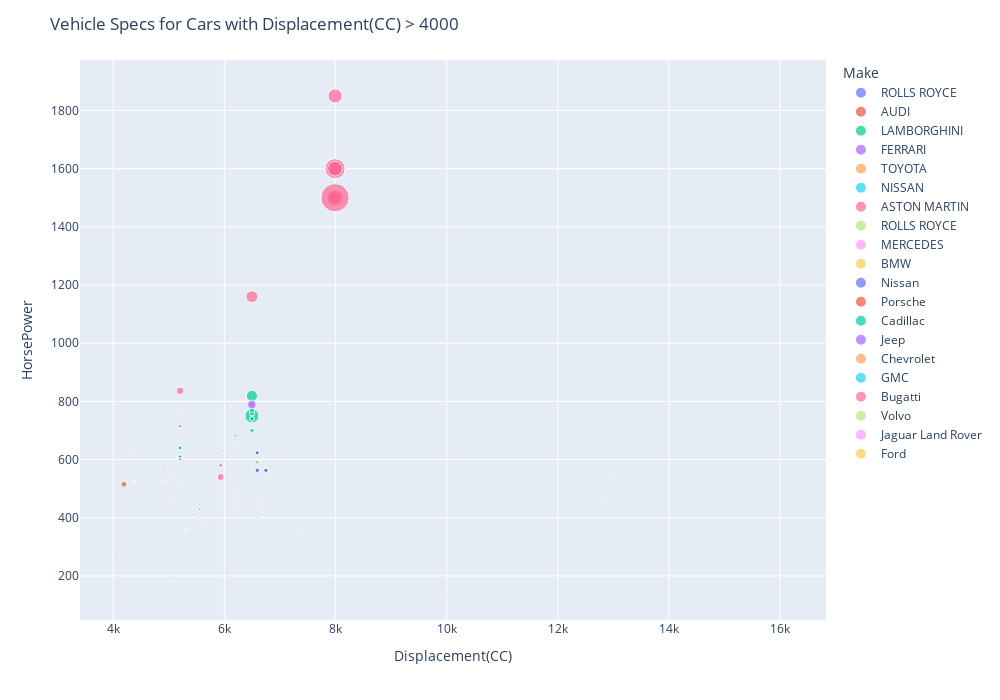

The notebook cell this image was saved under:
### Markdown cell above
#### Vehicle Specs for Cars with Displacement(CC) above 4000 CC

### Code cell
df_4000=df[df["Displacement(CC)"]>4000]
fig=px.scatter(data_frame=df_4000
               ,x="Displacement(CC)",y="HorsePower",color="Make",
               size="Price(in USD)",hover_data=["Model","Fuel Types"])
fig.update_layout(title="Vehicle Specs for Cars with Displacement(CC) > 4000",
                   height=700,width=1000)

fig.show()

### Figure 1 — Plotly figure (JSON) as saved in the notebook; plotly's stock layout.template omitted (floating-point values rounded to 4 significant figures)
{"data": [{"customdata": [["PHANTOM", "Petrol"], ["WRAITH", "Petrol"], ["DAWN", "Petrol"], ["CULLINAN", "Petrol"], ["PHANTOM EXTENDED", "Petrol"], ["GHOST EXTENDED", "Petrol"], ["WRAITH BLACK BADGE", "Petrol"], ["DAWN BLACK BADGE", "Petrol"], ["CULLINAN BLACK BADGE", "Petrol"], ["PHANTOM COUPE", "Petrol"], ["GHOST COUPE", "Petrol"], ["WRAITH COUPE", "Petrol"], ["DAWN CONVERTIBLE", "Petrol"], ["CULLINAN SUV", "Petrol"], ["DAWN BLACK BADGE VOLANTE", "Petrol"], ["CULLINAN BLACK BADGE SUV", "Petrol"], ["PHATOM TRANQUILITY", "Petrol"], ["GHOST ZENITH", "Petrol"], ["WRAITH EAGLE VIII", "Petrol"], ["PHATOM ORCHID", "Petrol"], ["GHOST AZURE", "Petrol"], ["WRAITH KRYPTOS", "Petrol"], ["DAWN SILVER BULLET", "Petrol"], ["CULLINAN FUX ORANGE", "Petrol"], ["PHANTOM CELESTIAL", "Petrol"], ["GHOST MYSORE", "Petrol"], ["WRAITH LUMINARY", "Petrol"], ["DAWN BLACK BADGE ADAMAS", "Petrol"], ["CULLINAN RED DIAMOND", "Petrol"]], "hovertemplate": "Make=ROLLS ROYCE<br>Displacement(CC)=%{x}<br>HorsePower=%{y}<br>Price(in USD)=%{marker.size}<br>Model=%{customdata[0]}<br>Fuel Types=%{customdata[1]}<extra></extra>", "legendgroup": "ROLLS ROYCE", "marker": {"color": "#636efa", "size": [460000.0, 330000.0, 360000.0, 325000.0, 500000.0, 370000.0, 360000.0, 390000.0, 350000.0, 450000.0, 340000.0, 330000.0, 380000.0, 320000.0, 398000.0, 381000.0, 475000.0, 335000.0, 349000.0, 495000.0, 355000.0, 369000.0, 418000.0, 401000.0, 515000.0, 375000.0, 389000.0, 439000.0, 421000.0], "sizemode": "area", "sizeref": 45000, "symbol": "circle"}, "mode": "markers", "name": "ROLLS ROYCE", "orientation": "v", "showlegend": true, "type": "scatter", "x": [6749.0, 6592.0, 6592.0, 6749.0, 6749.0, 6592.0, 6592.0, 6592.0, 6749.0, 6749.0, 6592.0, 6592.0, 6592.0, 6749.0, 6592.0, 6749.0, 6749.0, 6749.0, 6592.0, 6749.0, 6749.0, 6592.0, 6592.0, 6749.0, 6749.0, 6749.0, 6592.0, 6592.0, 6749.0], "xaxis": "x", "y": [563.0, 624.0, 624.0, 563.0, 563.0, 591.0, 624.0, 624.0, 563.0, 563.0, 591.0, 624.0, 624.0, 563.0, 563.0, 563.0, 563.0, 563.0, 623.0, 563.0, 563.0, 623.0, 563.0, 563.0, 563.0, 563.0, 623.0, 563.0, 563.0], "yaxis": "y"}, {"customdata": [["AUDI R8 Gt", "Petrol"], ["R8 V10 PLUS", "Petrol"]], "hovertemplate": "Make=AUDI<br>Displacement(CC)=%{x}<br>HorsePower=%{y}<br>Price(in USD)=%{marker.size}<br>Model=%{customdata[0]}<br>Fuel Types=%{customdata[1]}<extra></extra>", "legendgroup": "AUDI", "marker": {"color": "#EF553B", "size": [253300.0, 194000.0], "sizemode": "area", "sizeref": 45000, "symbol": "circle"}, "mode": "markers", "name": "AUDI", "orientation": "v", "showlegend": true, "type": "scatter", "x": [5204.0, 5204.0], "xaxis": "x", "y": [602.0, 610.0], "yaxis": "y"}, {"customdata": [["VENENO ROADSTER", "Petrol"], ["SIAN", "Hybrid"], ["AVENTADOR SVJ", "Petrol"], ["HURACAN PERFORMANTE", "Petrol"], ["HURACAN EVO", "Petrol"], ["AVENTADOR SV", "Petrol"], ["HURACAN SPYDER", "Petrol"], ["AVENTADOR ROADSTER", "Petrol"], ["HURACAN  PERFORMANTE SPYDER", "Petrol"], ["AVENTADOR S", "Petrol"], ["HURACAN EVO SPYDER", "Petrol"], ["AVENTADOR ULTIMAE", "Petrol"], ["HURACAN EVO RWD", "Petrol"], ["AVENTADOR SVJ ROADSTER", "Petrol"], ["HURACAN STO", "Petrol"], ["AVENTADOR LP 780-4 ULTIMATE", "Petrol"], ["HURACAN EVO RWD SPYDER", "Petrol"], ["AVENTADOR SVJ XAGO", "Petrol"], ["HURACAN STO EVO", "Petrol"], ["AVENTADOR LP 780-4 ULTIMATE ROADSTER", "Petrol"]], "hovertemplate": "Make=LAMBORGHINI<br>Displacement(CC)=%{x}<br>HorsePower=%{y}<br>Price(in USD)=%{marker.size}<br>Model=%{customdata[0]}<br>Fuel Types=%{customdata[1]}<extra></extra>", "legendgroup": "LAMBORGHINI", "marker": {"color": "#00cc96", "size": [4500000.0, 2800000.0, 518000.0, 274000.0, 261000.0, 493000.0, 287000.0, 445000.0, 308000.0, 421000.0, 287000.0, 545000.0, 258000.0, 573000.0, 327000.0, 545000.0, 273000.0, 603000.0, 342000.0, 573000.0], "sizemode": "area", "sizeref": 45000, "symbol": "circle"}, "mode": "markers", "name": "LAMBORGHINI", "orientation": "v", "showlegend": true, "type": "scatter", "x": [6498.0, 6498.0, 6498.0, 5204.0, 5204.0, 6498.0, 5204.0, 6498.0, 5204.0, 6498.0, 5204.0, 6498.0, 5204.0, 6498.0, 5204.0, 6498.0, 5204.0, 6498.0, 5204.0, 6498.0], "xaxis": "x", "y": [750.0, 819.0, 759.0, 640.0, 640.0, 740.0, 610.0, 700.0, 640.0, 740.0, 640.0, 769.0, 610.0, 759.0, 640.0, 769.0, 610.0, 759.0, 640.0, 769.0], "yaxis": "y"}, {"customdata": [["812 GTS", "Petrol"], ["MONZA SP2", "Petrol"]], "hovertemplate": "Make=FERRARI<br>Displacement(CC)=%{x}<br>HorsePower=%{y}<br>Price(in USD)=%{marker.size}<br>Model=%{customdata[0]}<br>Fuel Types=%{customdata[1]}<extra></extra>", "legendgroup": "FERRARI", "marker": {"color": "#ab63fa", "size": [350000.0, 1700000.0], "sizemode": "area", "sizeref": 45000, "symbol": "circle"}, "mode": "markers", "name": "FERRARI", "orientation": "v", "showlegend": true, "type": "scatter", "x": [6496.0, 6496.0], "xaxis": "x", "y": [789.0, 789.0], "yaxis": "y"}, {"customdata": [["TOYOTA LAND CRUISER", "Diesel"], ["TOYOTA SEQUOIA", "Petrol"], ["TUNDRA", "Petrol"]], "hovertemplate": "Make=TOYOTA<br>Displacement(CC)=%{x}<br>HorsePower=%{y}<br>Price(in USD)=%{marker.size}<br>Model=%{customdata[0]}<br>Fuel Types=%{customdata[1]}<extra></extra>", "legendgroup": "TOYOTA", "marker": {"color": "#FFA15A", "size": [85000.0, 50000.0, 39900.0], "sizemode": "area", "sizeref": 45000, "symbol": "circle"}, "mode": "markers", "name": "TOYOTA", "orientation": "v", "showlegend": true, "type": "scatter", "x": [5663.0, 5663.0, 5663.0], "xaxis": "x", "y": [381.0, 381.0, 381.0], "yaxis": "y"}, {"customdata": [["TITAN", "Petrol"]], "hovertemplate": "Make=NISSAN<br>Displacement(CC)=%{x}<br>HorsePower=%{y}<br>Price(in USD)=%{marker.size}<br>Model=%{customdata[0]}<br>Fuel Types=%{customdata[1]}<extra></extra>", "legendgroup": "NISSAN", "marker": {"color": "#19d3f3", "size": [40000.0], "sizemode": "area", "sizeref": 45000, "symbol": "circle"}, "mode": "markers", "name": "NISSAN", "orientation": "v", "showlegend": true, "type": "scatter", "x": [5598.0], "xaxis": "x", "y": [400.0], "yaxis": "y"}, {"customdata": [["VALKYRIE", "Hybrid"], ["DBS SUPERLEGGERA", "Petrol"], ["DB11", "Petrol"], ["RAPIDE AMR", "Petrol"], ["VANQUISH", "Petrol"], ["LAGONDA TARAF", "Petrol"], ["VICTOR", "Petrol"]], "hovertemplate": "Make=ASTON MARTIN<br>Displacement(CC)=%{x}<br>HorsePower=%{y}<br>Price(in USD)=%{marker.size}<br>Model=%{customdata[0]}<br>Fuel Types=%{customdata[1]}<extra></extra>", "legendgroup": "ASTON MARTIN", "marker": {"color": "#FF6692", "size": [3200000.0, 316000.0, 208000.0, 240000.0, 294000.0, 1100000.0, 1300000.0], "sizemode": "area", "sizeref": 45000, "symbol": "circle"}, "mode": "markers", "name": "ASTON MARTIN", "orientation": "v", "showlegend": true, "type": "scatter", "x": [6496.0, 5204.0, 5204.0, 5935.0, 5935.0, 5935.0, 5204.0], "xaxis": "x", "y": [1160.0, 715.0, 600.0, 580.0, 580.0, 540.0, 836.0], "yaxis": "y"}, {"customdata": [["GHOST", "Petrol"]], "hovertemplate": "Make=ROLLS ROYCE <br>Displacement(CC)=%{x}<br>HorsePower=%{y}<br>Price(in USD)=%{marker.size}<br>Model=%{customdata[0]}<br>Fuel Types=%{customdata[1]}<extra></extra>", "legendgroup": "ROLLS ROYCE ", "marker": {"color": "#B6E880", "size": [332000.0], "sizemode": "area", "sizeref": 45000, "symbol": "circle"}, "mode": "markers", "name": "ROLLS ROYCE ", "orientation": "v", "showlegend": true, "type": "scatter", "x": [6592.0], "xaxis": "x", "y": [591.0], "yaxis": "y"}, {"customdata": [["BENZ MAYBACH S 680", "Petrol"]], "hovertemplate": "Make=MERCEDES<br>Displacement(CC)=%{x}<br>HorsePower=%{y}<br>Price(in USD)=%{marker.size}<br>Model=%{customdata[0]}<br>Fuel Types=%{customdata[1]}<extra></extra>", "legendgroup": "MERCEDES", "marker": {"color": "#FF97FF", "size": [200000.0], "sizemode": "area", "sizeref": 45000, "symbol": "circle"}, "mode": "markers", "name": "MERCEDES", "orientation": "v", "showlegend": true, "type": "scatter", "x": [5980.0], "xaxis": "x", "y": [630.0], "yaxis": "y"}, {"customdata": [["M5 CS", "Petrol"], ["X5 M COMPETITION", "Petrol"], ["M8 GRAN COUPE", "Petrol"], ["M850i DRIVE COUPE", "Petrol"], ["M550i XDRIVE", "Petrol"]], "hovertemplate": "Make=BMW<br>Displacement(CC)=%{x}<br>HorsePower=%{y}<br>Price(in USD)=%{marker.size}<br>Model=%{customdata[0]}<br>Fuel Types=%{customdata[1]}<extra></extra>", "legendgroup": "BMW", "marker": {"color": "#FECB52", "size": [142000.0, 114000.0, 146000.0, 108000.0, 78000.0], "sizemode": "area", "sizeref": 45000, "symbol": "circle"}, "mode": "markers", "name": "BMW", "orientation": "v", "showlegend": true, "type": "scatter", "x": [4395.0, 4935.0, 4395.0, 4935.0, 4395.0], "xaxis": "x", "y": [627.0, 523.0, 523.0, 523.0, 523.0], "yaxis": "y"}, {"customdata": [["Patrol Platinum", "Petrol"], ["Armada", "Petrol"], ["Patrol", "Petrol"], ["Patrol Royale", "Petrol"], ["Infiniti QX80*", "Petrol"], ["Armada Platinum", "Petrol"], ["Patrol NISMO", "Petrol"], ["Patrol Super Safari", "Petrol"], ["Patrol Titanium", "Petrol"], ["Infiniti FX50*", "Petrol"], ["Patrol Desert Edition", "Petrol"], ["Pathfinder Armada", "Petrol"], ["Titan XD", "Petrol"], ["Patrol Super Safari Y61", "Petrol"], ["Patrol Black Edition", "Petrol"], ["Patrol Warrior", "Petrol"], ["Pathfinder Armada Platinum", "Petrol"], ["Infiniti M45*", "Petrol"], ["Patrol Legend Edition", "Petrol"], ["Titan Warrior", "Petrol"], ["Patrol Y60", "Diesel"], ["President", "Petrol"], ["Cima", "Petrol"], ["Infiniti Q45*", "Petrol"], ["NV3500", "Petrol"]], "hovertemplate": "Make=Nissan<br>Displacement(CC)=%{x}<br>HorsePower=%{y}<br>Price(in USD)=%{marker.size}<br>Model=%{customdata[0]}<br>Fuel Types=%{customdata[1]}<extra></extra>", "legendgroup": "Nissan", "marker": {"color": "#636efa", "size": [77000.0, 51000.0, 77000.0, 85000.0, 70600.0, 65300.0, 105000.0, 55000.0, 98000.0, 61750.0, 95000.0, 60000.0, 55000.0, 58000.0, 85000.0, 95000.0, 70000.0, 50000.0, 95000.0, 55000.0, 45000.0, 70000.0, 60000.0, 50000.0, 42000.0], "sizemode": "area", "sizeref": 45000, "symbol": "circle"}, "mode": "markers", "name": "Nissan", "orientation": "v", "showlegend": true, "type": "scatter", "x": [5552.0, 5552.0, 5552.0, 5552.0, 5552.0, 5552.0, 5552.0, 4750.0, 5552.0, 5026.0, 5552.0, 5552.0, 5552.0, 4750.0, 5552.0, 5552.0, 5552.0, 4494.0, 5552.0, 5552.0, 4169.0, 4494.0, 4130.0, 4494.0, 5552.0], "xaxis": "x", "y": [400.0, 400.0, 400.0, 400.0, 400.0, 400.0, 428.0, 280.0, 428.0, 390.0, 428.0, 400.0, 400.0, 280.0, 400.0, 428.0, 400.0, 325.0, 428.0, 400.0, 155.0, 280.0, 270.0, 340.0, 375.0], "yaxis": "y"}, {"customdata": [["911 RSR (Motorsport Edition)", "Petrol"]], "hovertemplate": "Make=Porsche<br>Displacement(CC)=%{x}<br>HorsePower=%{y}<br>Price(in USD)=%{marker.size}<br>Model=%{customdata[0]}<br>Fuel Types=%{customdata[1]}<extra></extra>", "legendgroup": "Porsche", "marker": {"color": "#EF553B", "size": [750000.0], "sizemode": "area", "sizeref": 45000, "symbol": "circle"}, "mode": "markers", "name": "Porsche", "orientation": "v", "showlegend": true, "type": "scatter", "x": [4194.0], "xaxis": "x", "y": [515.0], "yaxis": "y"}, {"customdata": [["Escalade", "Petrol"], ["Escalade ESV", "Petrol"], ["Escalade V", "Petrol"], ["Escalade Platinum", "Petrol"], ["CT5-V Blackwing", "Petrol"]], "hovertemplate": "Make=Cadillac<br>Displacement(CC)=%{x}<br>HorsePower=%{y}<br>Price(in USD)=%{marker.size}<br>Model=%{customdata[0]}<br>Fuel Types=%{customdata[1]}<extra></extra>", "legendgroup": "Cadillac", "marker": {"color": "#00cc96", "size": [79300.0, 82300.0, 150000.0, 104600.0, 92000.0], "sizemode": "area", "sizeref": 45000, "symbol": "circle"}, "mode": "markers", "name": "Cadillac", "orientation": "v", "showlegend": true, "type": "scatter", "x": [6200.0, 6200.0, 6200.0, 6200.0, 6200.0], "xaxis": "x", "y": [420.0, 420.0, 682.0, 420.0, 668.0], "yaxis": "y"}, {"customdata": [["Wagoneer", "Petrol"], ["Grand Wagoneer", "Petrol"], ["Grand Cherokee Summit Reserve", "Petrol"], ["Wrangler 392", "Petrol"]], "hovertemplate": "Make=Jeep<br>Displacement(CC)=%{x}<br>HorsePower=%{y}<br>Price(in USD)=%{marker.size}<br>Model=%{customdata[0]}<br>Fuel Types=%{customdata[1]}<extra></extra>", "legendgroup": "Jeep", "marker": {"color": "#ab63fa", "size": [63600.0, 91500.0, 66580.0, 82500.0], "sizemode": "area", "sizeref": 45000, "symbol": "circle"}, "mode": "markers", "name": "Jeep", "orientation": "v", "showlegend": true, "type": "scatter", "x": [5700.0, 6400.0, 5700.0, 6400.0], "xaxis": "x", "y": [392.0, 471.0, 357.0, 470.0], "yaxis": "y"}, {"customdata": [["Corvette", "Petrol"], ["Tahoe", "Petrol"], ["Suburban", "Petrol"], ["Silverado 1500", "Petrol"], ["Silverado 2500HD", "Petrol"], ["Silverado 3500HD", "Diesel"], ["Camaro ZL1", "Petrol"], ["Corvette Stingray", "Petrol"], ["Silverado 1500 High Country", "Petrol"], ["Silverado 1500 Trail Boss", "Petrol"], ["Silverado 1500 RST", "Petrol"], ["Camaro SS", "Petrol"], ["Corvette Grand Sport", "Petrol"], ["Silverado 3500HD High Country", "Diesel"], ["Suburban High Country", "Petrol"], ["Silverado Custom", "Petrol"], ["Silverado 1500 Custom", "Petrol"], ["Silverado 2500HD LTZ", "Diesel"], ["Tahoe RST", "Petrol"], ["Suburban LT", "Petrol"], ["Tahoe LS", "Petrol"], ["Tahoe LT", "Petrol"], ["Tahoe Z71", "Petrol"], ["Tahoe Premier", "Petrol"], ["Tahoe High Country", "Petrol"], ["Tahoe Midnight Edition", "Petrol"], ["Tahoe Sport Edition", "Petrol"]], "hovertemplate": "Make=Chevrolet<br>Displacement(CC)=%{x}<br>HorsePower=%{y}<br>Price(in USD)=%{marker.size}<br>Model=%{customdata[0]}<br>Fuel Types=%{customdata[1]}<extra></extra>", "legendgroup": "Chevrolet", "marker": {"color": "#FFA15A", "size": [65900.0, 57000.0, 59900.0, 42800.0, 41500.0, 45500.0, 67300.0, 65900.0, 61600.0, 55900.0, 50900.0, 43500.0, 65900.0, 75700.0, 82400.0, 33900.0, 34900.0, 56400.0, 64100.0, 64400.0, 57000.0, 62500.0, 66700.0, 71600.0, 76700.0, 65500.0, 70000.0], "sizemode": "area", "sizeref": 45000, "symbol": "circle"}, "mode": "markers", "name": "Chevrolet", "orientation": "v", "showlegend": true, "type": "scatter", "x": [6200.0, 5300.0, 5300.0, 5300.0, 6600.0, 6600.0, 6200.0, 6200.0, 5300.0, 5300.0, 5300.0, 6200.0, 6200.0, 6600.0, 6200.0, 4300.0, 4300.0, 6600.0, 5300.0, 5300.0, 5300.0, 5300.0, 5300.0, 6200.0, 6200.0, 5300.0, 6200.0], "xaxis": "x", "y": [495.0, 355.0, 355.0, 355.0, 401.0, 445.0, 650.0, 495.0, 355.0, 355.0, 355.0, 455.0, 460.0, 445.0, 420.0, 285.0, 285.0, 445.0, 355.0, 355.0, 355.0, 355.0, 355.0, 420.0, 420.0, 355.0, 420.0], "yaxis": "y"}, {"customdata": [["Yukon", "Petrol"], ["Yukon XL", "Petrol"], ["Sierra 1500", "Petrol"], ["Sierra 2500HD", "Diesel"], ["Sierra 3500HD", "Diesel"], ["Yukon Denali", "Petrol"], ["Sierra Denali", "Petrol"], ["Sierra 1500 AT4", "Petrol"], ["Sierra 2500HD Denali", "Diesel"], ["Yukon XL Denali Ultimate", "Petrol"], ["Yukon AT4", "Petrol"], ["Yukon XL AT4", "Petrol"], ["Sierra 1500 SLT", "Petrol"], ["Sierra 2500HD AT4", "Petrol"], ["Sierra 3500HD AT4", "Petrol"], ["Sierra 1500 Denali Ultimate", "Petrol"], ["Yukon XL Denali Reserve", "Petrol"], ["Sierra Denali CarbonPro", "Petrol"], ["Yukon Denali Performance", "Petrol"], ["Sierra 2500HD Denali Black Edition", "Petrol"], ["Yukon XL SLT", "Petrol"], ["Sierra 1500 Pro", "Petrol"], ["Sierra 2500HD Pro", "Petrol"], ["Sierra 3500HD Pro", "Petrol"], ["Yukon XL Elevation", "Petrol"], ["Sierra 1500 AT4X", "Petrol"], ["Yukon Denali Ultimate Black", "Petrol"], ["Sierra HD Denali Reserve", "Petrol"], ["Yukon Trailering Edition", "Petrol"]], "hovertemplate": "Make=GMC<br>Displacement(CC)=%{x}<br>HorsePower=%{y}<br>Price(in USD)=%{marker.size}<br>Model=%{customdata[0]}<br>Fuel Types=%{customdata[1]}<extra></extra>", "legendgroup": "GMC", "marker": {"color": "#19d3f3", "size": [57400.0, 61100.0, 37100.0, 43900.0, 49000.0, 72800.0, 66800.0, 53800.0, 72200.0, 93800.0, 71500.0, 73300.0, 56000.0, 70000.0, 72000.0, 80000.0, 82000.0, 65000.0, 76800.0, 75000.0, 65000.0, 37700.0, 60000.0, 62000.0, 75000.0, 82000.0, 90000.0, 85000.0, 78000.0], "sizemode": "area", "sizeref": 45000, "symbol": "circle"}, "mode": "markers", "name": "GMC", "orientation": "v", "showlegend": true, "type": "scatter", "x": [5300.0, 6200.0, 5300.0, 6600.0, 6600.0, 6200.0, 6200.0, 5300.0, 6600.0, 6200.0, 5327.0, 5327.0, 5327.0, 6600.0, 6600.0, 6162.0, 6162.0, 6162.0, 6162.0, 6600.0, 5327.0, 4300.0, 6600.0, 6600.0, 5327.0, 6162.0, 6162.0, 6600.0, 5327.0], "xaxis": "x", "y": [355.0, 420.0, 355.0, 401.0, 445.0, 420.0, 420.0, 355.0, 401.0, 420.0, 355.0, 355.0, 355.0, 401.0, 401.0, 420.0, 420.0, 420.0, 420.0, 401.0, 355.0, 285.0, 401.0, 401.0, 355.0, 420.0, 420.0, 401.0, 355.0], "yaxis": "y"}, {"customdata": [["Chiron", "Petrol"], ["Chiron Pur Sport", "Petrol"], ["Chiron Super Sport", "Petrol"], ["Chiron Sport", "Petrol"], ["Chiron Noire", "Petrol"], ["Divo", "Petrol"], ["Centodieci", "Petrol"], ["La Voiture Noire", "Petrol"], ["Bolide", "Petrol"], ["Mistral", "Petrol"]], "hovertemplate": "Make=Bugatti<br>Displacement(CC)=%{x}<br>HorsePower=%{y}<br>Price(in USD)=%{marker.size}<br>Model=%{customdata[0]}<br>Fuel Types=%{customdata[1]}<extra></extra>", "legendgroup": "Bugatti", "marker": {"color": "#FF6692", "size": [3000000.0, 3300000.0, 3500000.0, 3300000.0, 3300000.0, 5800000.0, 9000000.0, 18000000.0, 4500000.0, 5000000.0], "sizemode": "area", "sizeref": 45000, "symbol": "circle"}, "mode": "markers", "name": "Bugatti", "orientation": "v", "showlegend": true, "type": "scatter", "x": [7993.0, 7993.0, 7993.0, 7993.0, 7993.0, 7993.0, 7993.0, 7993.0, 7993.0, 7993.0], "xaxis": "x", "y": [1500.0, 1500.0, 1600.0, 1500.0, 1500.0, 1500.0, 1600.0, 1500.0, 1850.0, 1600.0], "yaxis": "y"}, {"customdata": [["Volvo FH", "Diesel"], ["Volvo FH16", "Diesel"], ["Volvo FM", "Diesel"], ["Volvo FMX", "Diesel"], ["Volvo VNL", "Diesel"], ["Volvo VNR", "Diesel"], ["Volvo VHD", "Diesel"], ["Volvo FE", "Diesel"], ["Volvo FL", "Diesel"]], "hovertemplate": "Make=Volvo<br>Displacement(CC)=%{x}<br>HorsePower=%{y}<br>Price(in USD)=%{marker.size}<br>Model=%{customdata[0]}<br>Fuel Types=%{customdata[1]}<extra></extra>", "legendgroup": "Volvo", "marker": {"color": "#B6E880", "size": [120000.0, 160000.0, 100000.0, 110000.0, 125000.0, 95000.0, 120000.0, 85000.0, 75000.0], "sizemode": "area", "sizeref": 45000, "symbol": "circle"}, "mode": "markers", "name": "Volvo", "orientation": "v", "showlegend": true, "type": "scatter", "x": [13000.0, 16100.0, 12800.0, 13000.0, 12800.0, 12800.0, 12800.0, 7700.0, 5100.0], "xaxis": "x", "y": [540.0, 750.0, 460.0, 500.0, 500.0, 400.0, 500.0, 280.0, 180.0], "yaxis": "y"}, {"customdata": [["Jaguar F-Type SVR", "Petrol"], ["Jaguar F-PACE SVR", "Petrol"], ["Jaguar F-Type Heritage Edition", "Petrol"], ["Jaguar F-Type V8 R", "Petrol"], ["Jaguar F-Type 75th Anniversary Edition", "Petrol"], ["Jaguar F-Type Coupe R", "Petrol"], ["Jaguar XJ Supercharged", "Petrol"], ["Jaguar F-Type P450 AWD", "Petrol"]], "hovertemplate": "Make=Jaguar Land Rover<br>Displacement(CC)=%{x}<br>HorsePower=%{y}<br>Price(in USD)=%{marker.size}<br>Model=%{customdata[0]}<br>Fuel Types=%{customdata[1]}<extra></extra>", "legendgroup": "Jaguar Land Rover", "marker": {"color": "#FF97FF", "size": [120000.0, 85000.0, 110000.0, 100000.0, 100000.0, 100000.0, 90000.0, 90000.0], "sizemode": "area", "sizeref": 45000, "symbol": "circle"}, "mode": "markers", "name": "Jaguar Land Rover", "orientation": "v", "showlegend": true, "type": "scatter", "x": [5000.0, 5000.0, 5000.0, 5000.0, 5000.0, 5000.0, 5000.0, 5000.0], "xaxis": "x", "y": [575.0, 550.0, 550.0, 550.0, 550.0, 550.0, 510.0, 450.0], "yaxis": "y"}, {"customdata": [["F-350 Super Duty", "Diesel"], ["Mustang", "Petrol"], ["F-450 Super Duty", "Diesel"], ["F-550 Super Duty", "Diesel"], ["Mustang Shelby GT500", "Petrol"], ["Mustang Shelby GT350", "Petrol"], ["E-Series Cutaway", "Petrol"], ["Mustang (2024)", "Petrol"]], "hovertemplate": "Make=Ford<br>Displacement(CC)=%{x}<br>HorsePower=%{y}<br>Price(in USD)=%{marker.size}<br>Model=%{customdata[0]}<br>Fuel Types=%{customdata[1]}<extra></extra>", "legendgroup": "Ford", "marker": {"color": "#FECB52", "size": [45000.0, 55000.0, 61620.0, 64540.0, 79420.0, 59140.0, 36000.0, 60000.0], "sizemode": "area", "sizeref": 45000, "symbol": "circle"}, "mode": "markers", "name": "Ford", "orientation": "v", "showlegend": true, "type": "scatter", "x": [6700.0, 5000.0, 6700.0, 6700.0, 5200.0, 5200.0, 7300.0, 5000.0], "xaxis": "x", "y": [450.0, 450.0, 475.0, 475.0, 760.0, 526.0, 350.0, 450.0], "yaxis": "y"}], "layout": {"height": 700, "legend": {"itemsizing": "constant", "title": {"text": "Make"}, "tracegroupgap": 0}, "margin": {"t": 60}, "title": {"text": "Vehicle Specs for Cars with Displacement(CC) > 4000"}, "width": 1000, "xaxis": {"anchor": "y", "domain": [0, 1], "title": {"text": "Displacement(CC)"}}, "yaxis": {"anchor": "x", "domain": [0, 1], "title": {"text": "HorsePower"}}}}
